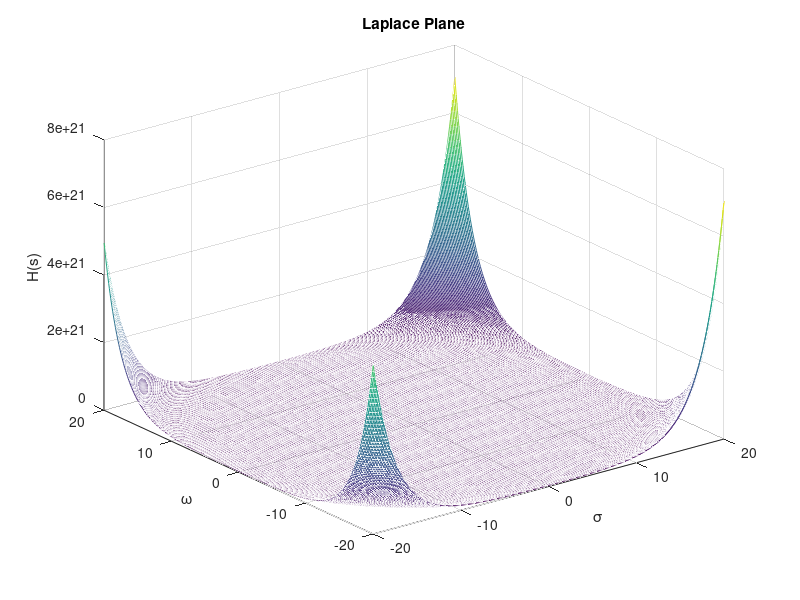

Here is the MATLAB script that generated this plot:
clear alll;
close all;
clc;
[sigma omega]=meshgrid(-20:0.1:20); %returns a 2-d Grid
s=sigma+j*omega;
%H=abs((s.^2-25)./((s+5).*(s-10))); %Transfer function1
H=abs((s.^17-25)./((s-6).*(s-1))); %Transfer function2
mesh(sigma, omega, H);%ploting in 3-D
xlabel('\sigma')
ylabel('\omega')
zlabel('H(s)')
title ('Laplace Plane')
